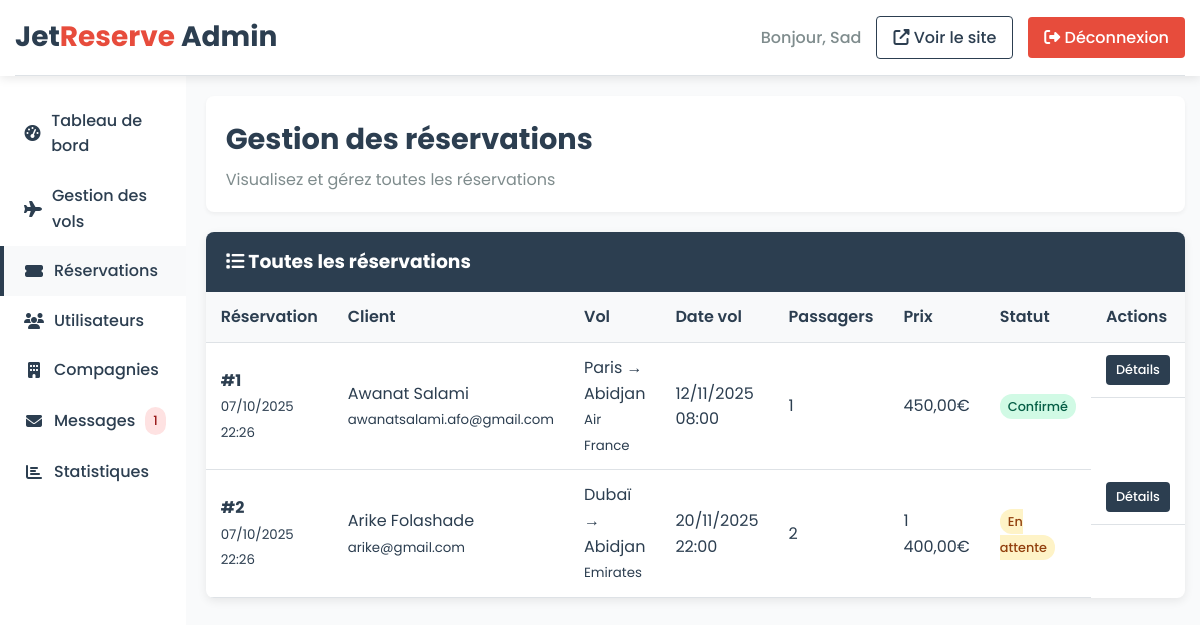
Page /dashboard/gestion_reservations.php (signed in) on the committed database.
### tables this page shows
CREATE TABLE IF NOT EXISTS `reservations` (
  `id_reservation` int(11) NOT NULL AUTO_INCREMENT,
  `id_user` int(11) NOT NULL,
  `id_vol` int(11) NOT NULL,
  `statut` enum('confirmé','en attente','annulé') DEFAULT 'en attente',
  `date_reservation` timestamp NULL DEFAULT CURRENT_TIMESTAMP,
  `nombre_passagers` int(11) DEFAULT '1',
  `prix_total` decimal(10,2) DEFAULT NULL,
  PRIMARY KEY (`id_reservation`),
  KEY `id_user` (`id_user`),
  KEY `id_vol` (`id_vol`)
);

CREATE TABLE IF NOT EXISTS `users` (
  `id_user` int(11) NOT NULL AUTO_INCREMENT,
  `nom` varchar(50) NOT NULL,
  `prenom` varchar(50) NOT NULL,
  `email` varchar(100) NOT NULL,
  `telephone` varchar(20) DEFAULT NULL,
  `password` varchar(255) NOT NULL,
  `role` enum('client','admin') DEFAULT 'client',
  `statut` enum('actif','inactif') NOT NULL,
  `date_creation` timestamp NULL DEFAULT CURRENT_TIMESTAMP,
  PRIMARY KEY (`id_user`),
  UNIQUE KEY `email` (`email`)
);

CREATE TABLE IF NOT EXISTS `vols` (
  `id_vol` int(11) NOT NULL AUTO_INCREMENT,
  `id_compagnie` int(11) NOT NULL,
  `id_avion` int(11) NOT NULL,
  `depart` varchar(50) NOT NULL,
  `arrivee` varchar(50) NOT NULL,
  `date_depart` datetime NOT NULL,
  `date_arrivee` datetime NOT NULL,
  `prix` decimal(10,2) NOT NULL,
  `escales` int(11) DEFAULT '0',
  `classe` enum('économique','affaires','première') DEFAULT 'économique',
  `numero_vol` varchar(10) DEFAULT NULL,
  `places_disponibles` int(11) DEFAULT NULL,
  PRIMARY KEY (`id_vol`),
  KEY `id_compagnie` (`id_compagnie`),
  KEY `id_avion` (`id_avion`)
);

CREATE TABLE IF NOT EXISTS `compagnies` (
  `id_compagnie` int(11) NOT NULL AUTO_INCREMENT,
  `nom_compagnie` varchar(100) NOT NULL,
  `code_compagnie` varchar(10) NOT NULL,
  `pays` varchar(100) NOT NULL,
  PRIMARY KEY (`id_compagnie`),
  UNIQUE KEY `code_compagnie` (`code_compagnie`)
);

### dashboard/gestion_reservations.php (the view, shortened to what this page needs)
<?php include 'includes/header.php'; ?>
<div class="admin-container">
    <?php include 'includes/sidebar.php'; ?>
    <main class="admin-content">
        <div class="content-header">
            <h1 class="page-title">Gestion des réservations</h1>
            <p class="page-subtitle">Visualisez et gérez toutes les réservations</p>
        </div>
        <div class="data-table">
            <div class="table-header">
                <h3 style="margin: 0; color: white;">
                    <i class="fas fa-list"></i> Toutes les réservations
                </h3>
            </div>
            <?php
            try {
                $stmt = $pdo->prepare("
                    SELECT r.*, v.depart, v.arrivee, v.date_depart,
                           c.nom_compagnie, u.prenom, u.nom, u.email
                    FROM reservations r
                    JOIN vols v ON r.id_vol = v.id_vol
                    JOIN compagnies c ON v.id_compagnie = c.id_compagnie
                    JOIN users u ON r.id_user = u.id_user
                    ORDER BY r.date_reservation DESC
                ");
                $stmt->execute();
                $reservations = $stmt->fetchAll(PDO::FETCH_ASSOC);
                if ($reservations) {
                    echo '<table>';
                    echo '<thead>';
                    echo '<tr>';
                    echo '<th>Réservation</th>';
                    echo '<th>Client</th>';
                    echo '<th>Vol</th>';
                    echo '<th>Date vol</th>';
                    echo '<th>Passagers</th>';
                    echo '<th>Prix</th>';
                    echo '<th>Statut</th>';
                    echo '<th>Actions</th>';
                    echo '</tr>';
                    echo '</thead>';
                    echo '<tbody>';
                    foreach ($reservations as $reservation) {
                        echo '<tr>';
                        echo '<td>';
                        echo '<strong>#' . $reservation['id_reservation'] . '</strong><br>';
                        echo '<small>' . date('d/m/Y H:i', strtotime($reservation['date_reservation'])) . '</small>';
                        echo '</td>';
                        echo '<td>';
                        echo htmlspecialchars($reservation['prenom'] . ' ' . $reservation['nom']) . '<br>';
                        echo '<small>' . htmlspecialchars($reservation['email']) . '</small>';
                        echo '</td>';
                        echo '<td>' . htmlspecialchars($reservation['depart'] . ' → ' . $reservation['arrivee']) . '<br>';
                        echo '<small>' . htmlspecialchars($reservation['nom_compagnie']) . '</small></td>';
                        echo '<td>' . date('d/m/Y H:i', strtotime($reservation['date_depart'])) . '</td>';
                        echo '<td>' . $reservation['nombre_passagers'] . '</td>';
                        echo '<td>' . number_format($reservation['prix_total'], 2, ',', ' ') . '€</td>';
                        echo '<td><span class="badge badge-' . ($reservation['statut'] == 'confirmé' ? 'success' : ($reservation['statut'] == 'en attente' ? 'warning' : 'danger')) . '">' . ucfirst($reservation['statut']) . '</span></td>';
                        echo '<td class="action-buttons">';
                        echo '<a href="gestion_reservations.php?action=view&id=' . $reservation['id_reservation'] . '" class="btn btn-primary btn-sm">Détails</a>';
                        echo '</td>';
                        echo '</tr>';
                    }
                    echo '</tbody>';
                    echo '</table>';
                } else {
                    echo '<div style="padding: 20px; text-align: center; color: var(--secondary);">Aucune réservation trouvée.</div>';
                }
            } catch (PDOException $e) {
                echo '<div style="padding: 20px; text-align: center; color: var(--danger);">Erreur: ' . $e->getMessage() . '</div>';
            }
            ?>
        </div>
    </main>
</div>
</body>
</html>

### dashboard/includes/header.php (style rules this page uses)
:root { --primary: #2c3e50; --secondary: #7f8c8d; --success: #27ae60; --danger: #e74c3c; --warning: #f39c12; --info: #3498db; --light: #f8f9fa; --dark: #2c3e50; --white: #ffffff; --gray: #7f8c8d; --light-gray: #f9fafb; --border-color: #dee2e6; }
* { margin: 0; padding: 0; box-sizing: border-box; }
body { font-family: 'Poppins', sans-serif; background-color: var(--light-gray); color: var(--dark); line-height: 1.6; }
.btn { padding: 8px 16px; border-radius: 4px; font-weight: 500; cursor: pointer; transition: all 0.3s ease; border: none; font-family: 'Poppins', sans-serif; text-decoration: none; display: inline-block; text-align: center; }
.btn-primary { background-color: var(--primary); color: var(--white); }
.admin-container { display: flex; min-height: calc(100vh - 80px); }
.admin-content { flex: 1; padding: 20px; background: var(--light-gray); }
.content-header { background: var(--white); padding: 20px; border-radius: 8px; margin-bottom: 20px; box-shadow: 0 2px 4px rgba(0,0,0,0.05); }
.page-title { color: var(--primary); margin-bottom: 5px; font-size: 1.8rem; }
.page-subtitle { color: var(--secondary); font-size: 1rem; }
.data-table { background: var(--white); border-radius: 8px; overflow: hidden; box-shadow: 0 3px 10px rgba(0,0,0,0.08); }
.table-header { background: var(--primary); color: var(--white); padding: 15px 20px; }
table { width: 100%; border-collapse: collapse; }
th, td { padding: 12px 15px; text-align: left; border-bottom: 1px solid var(--border-color); }
th { background: var(--light); font-weight: 600; color: var(--dark); }
.badge { padding: 4px 8px; border-radius: 12px; font-size: 0.8rem; font-weight: 500; }
.badge-success { background: #d1fae5; color: #065f46; }
.badge-warning { background: #fef3c7; color: #92400e; }
.action-buttons { display: flex; gap: 5px; }
.btn-sm { padding: 5px 10px; font-size: 0.8rem; }

### rows in the picture
reservations: id_reservation "1", date_reservation "07/10/2025 22:26", id_user.nom "Awanat Salami", id_user.email "awanatsalami.afo@gmail.com", id_vol.arrivee "Paris → Abidjan", compagnies.nom_compagnie "Air France", id_vol.date_depart "12/11/2025 08:00", nombre_passagers "1", prix_total "450,00", statut "Confirmé"
reservations: id_reservation "2", date_reservation "07/10/2025 22:26", id_user.nom "Arike Folashade", id_user.email "arike@gmail.com", id_vol.arrivee "Dubaï → Abidjan", compagnies.nom_compagnie "Emirates", id_vol.date_depart "20/11/2025 22:00", nombre_passagers "2", prix_total "1 400,00", statut "En attente"

### other values in the picture
$_SESSION['prenom'] "Sad"
$reservations_attente "1"
